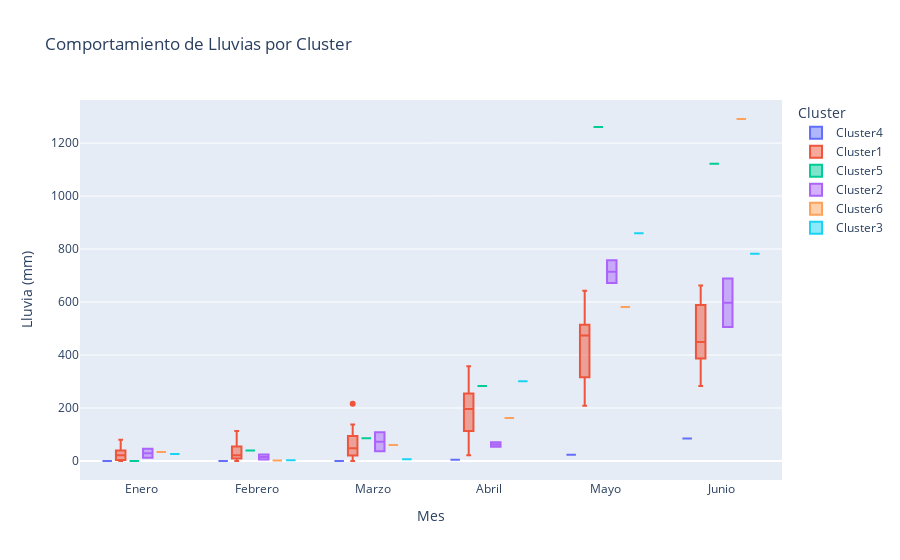

Notebook code cell kept with this figure:
### Code cell
meses_orden = ["Enero", "Febrero", "Marzo", "Abril", "Mayo", "Junio"]
df_melted['Mes'] = pd.Categorical(df_melted['Mes'], categories=meses_orden, ordered=True)

# Graficar la serie de tiempo
fig = px.box(df_melted, x='Mes', y='Lluvia', color='ClusterLluvia', 
              labels={'Mes': 'Mes', 'Lluvia': 'Lluvia (mm)', 'ClusterLluvia': 'Cluster'},
              title='Comportamiento de Lluvias por Cluster')

fig.show()

### Figure 1 — Plotly figure (JSON) as saved in the notebook; plotly's stock layout.template omitted (floating-point values rounded to 4 significant figures)
{"data": [{"alignmentgroup": "True", "hovertemplate": "Cluster=Cluster4<br>Mes=%{x}<br>Lluvia (mm)=%{y}<extra></extra>", "legendgroup": "Cluster4", "marker": {"color": "#636efa"}, "name": "Cluster4", "notched": false, "offsetgroup": "Cluster4", "orientation": "v", "showlegend": true, "type": "box", "x": ["Enero", "Febrero", "Marzo", "Abril", "Mayo", "Junio"], "x0": " ", "xaxis": "x", "y": [0, 0, 0, 4.8, 23.8, 84.8], "y0": " ", "yaxis": "y"}, {"alignmentgroup": "True", "hovertemplate": "Cluster=Cluster1<br>Mes=%{x}<br>Lluvia (mm)=%{y}<extra></extra>", "legendgroup": "Cluster1", "marker": {"color": "#EF553B"}, "name": "Cluster1", "notched": false, "offsetgroup": "Cluster1", "orientation": "v", "showlegend": true, "type": "box", "x": ["Enero", "Enero", "Enero", "Enero", "Enero", "Enero", "Enero", "Enero", "Enero", "Enero", "Enero", "Enero", "Enero", "Enero", "Enero", "Enero", "Enero", "Enero", "Enero", "Enero", "Enero", "Febrero", "Febrero", "Febrero", "Febrero", "Febrero", "Febrero", "Febrero", "Febrero", "Febrero", "Febrero", "Febrero", "Febrero", "Febrero", "Febrero", "Febrero", "Febrero", "Febrero", "Febrero", "Febrero", "Febrero", "Febrero", "Marzo", "Marzo", "Marzo", "Marzo", "Marzo", "Marzo", "Marzo", "Marzo", "Marzo", "Marzo", "Marzo", "Marzo", "Marzo", "Marzo", "Marzo", "Marzo", "Marzo", "Marzo", "Marzo", "Marzo", "Marzo", "Abril", "Abril", "Abril", "Abril", "Abril", "Abril", "Abril", "Abril", "Abril", "Abril", "Abril", "Abril", "Abril", "Abril", "Abril", "Abril", "Abril", "Abril", "Abril", "Abril", "Abril", "Mayo", "Mayo", "Mayo", "Mayo", "Mayo", "Mayo", "Mayo", "Mayo", "Mayo", "Mayo", "Mayo", "Mayo", "Mayo", "Mayo", "Mayo", "Mayo", "Mayo", "Mayo", "Mayo", "Mayo", "Mayo", "Junio", "Junio", "Junio", "Junio", "Junio", "Junio", "Junio", "Junio", "Junio", "Junio", "Junio", "Junio", "Junio", "Junio", "Junio", "Junio", "Junio", "Junio", "Junio", "Junio", "Junio"], "x0": " ", "xaxis": "x", "y": [0.4, 12, 1.4, 27, 23.7, 0, 0, 69, 27.6, 7, 3.6, 61.2, 33.4, 10.8, 38.2, 18, 21.6, 80, 42.4, 43.2, 2.6, 49.6, 12, 68, 6.8, 0, 18, 73.4, 79.8, 21.6, 106.2, 112.8, 0.4, 43.6, 10.8, 30.6, 13.6, 50.6, 44, 1, 0.4, 11.6, 47.8, 7.4, 25.2, 44.4, 0, 44.2, 66.4, 82.6, 137.4, 21.2, 112.4, 134.2, 36, 20, 73.6, 90, 18.8, 108.2, 58.2, 216, 0, 294, 21.4, 91.8, 46.8, 196, 265.2, 176, 251, 308.2, 112, 279.6, 198.8, 196.2, 137, 219.6, 55.6, 141, 249.4, 357.4, 113.2, 141.6, 494.2, 319.4, 501.8, 389, 433, 484.8, 208.6, 530.8, 500.8, 470, 642.2, 268.4, 304.4, 473.6, 548, 597.6, 508.6, 633.4, 456.8, 247.2, 239.4, 662.4, 405.4, 633.8, 425.5, 289.3, 587.4, 654.6, 449, 282.8, 565, 445, 302.8, 507, 420.4, 284.4, 332.6, 594, 447.8, 545.6, 474.2, 650], "y0": " ", "yaxis": "y"}, {"alignmentgroup": "True", "hovertemplate": "Cluster=Cluster5<br>Mes=%{x}<br>Lluvia (mm)=%{y}<extra></extra>", "legendgroup": "Cluster5", "marker": {"color": "#00cc96"}, "name": "Cluster5", "notched": false, "offsetgroup": "Cluster5", "orientation": "v", "showlegend": true, "type": "box", "x": ["Enero", "Febrero", "Marzo", "Abril", "Mayo", "Junio"], "x0": " ", "xaxis": "x", "y": [0, 39.7, 85.6, 283.3, 1261.0, 1122], "y0": " ", "yaxis": "y"}, {"alignmentgroup": "True", "hovertemplate": "Cluster=Cluster2<br>Mes=%{x}<br>Lluvia (mm)=%{y}<extra></extra>", "legendgroup": "Cluster2", "marker": {"color": "#ab63fa"}, "name": "Cluster2", "notched": false, "offsetgroup": "Cluster2", "orientation": "v", "showlegend": true, "type": "box", "x": ["Enero", "Enero", "Febrero", "Febrero", "Marzo", "Marzo", "Abril", "Abril", "Mayo", "Mayo", "Junio", "Junio"], "x0": " ", "xaxis": "x", "y": [12, 46.3, 24.6, 5.8, 108.4, 36.6, 70.9, 54.2, 757.6, 671.6, 505.8, 689.2], "y0": " ", "yaxis": "y"}, {"alignmentgroup": "True", "hovertemplate": "Cluster=Cluster6<br>Mes=%{x}<br>Lluvia (mm)=%{y}<extra></extra>", "legendgroup": "Cluster6", "marker": {"color": "#FFA15A"}, "name": "Cluster6", "notched": false, "offsetgroup": "Cluster6", "orientation": "v", "showlegend": true, "type": "box", "x": ["Enero", "Febrero", "Marzo", "Abril", "Mayo", "Junio"], "x0": " ", "xaxis": "x", "y": [34, 1.8, 60, 162.2, 581, 1291.0], "y0": " ", "yaxis": "y"}, {"alignmentgroup": "True", "hovertemplate": "Cluster=Cluster3<br>Mes=%{x}<br>Lluvia (mm)=%{y}<extra></extra>", "legendgroup": "Cluster3", "marker": {"color": "#19d3f3"}, "name": "Cluster3", "notched": false, "offsetgroup": "Cluster3", "orientation": "v", "showlegend": true, "type": "box", "x": ["Enero", "Febrero", "Marzo", "Abril", "Mayo", "Junio"], "x0": " ", "xaxis": "x", "y": [26.2, 2.6, 7, 301, 859.6, 782.4], "y0": " ", "yaxis": "y"}], "layout": {"boxmode": "group", "legend": {"title": {"text": "Cluster"}, "tracegroupgap": 0}, "title": {"text": "Comportamiento de Lluvias por Cluster"}, "xaxis": {"anchor": "y", "domain": [0, 1], "title": {"text": "Mes"}}, "yaxis": {"anchor": "x", "domain": [0, 1], "title": {"text": "Lluvia (mm)"}}}}
